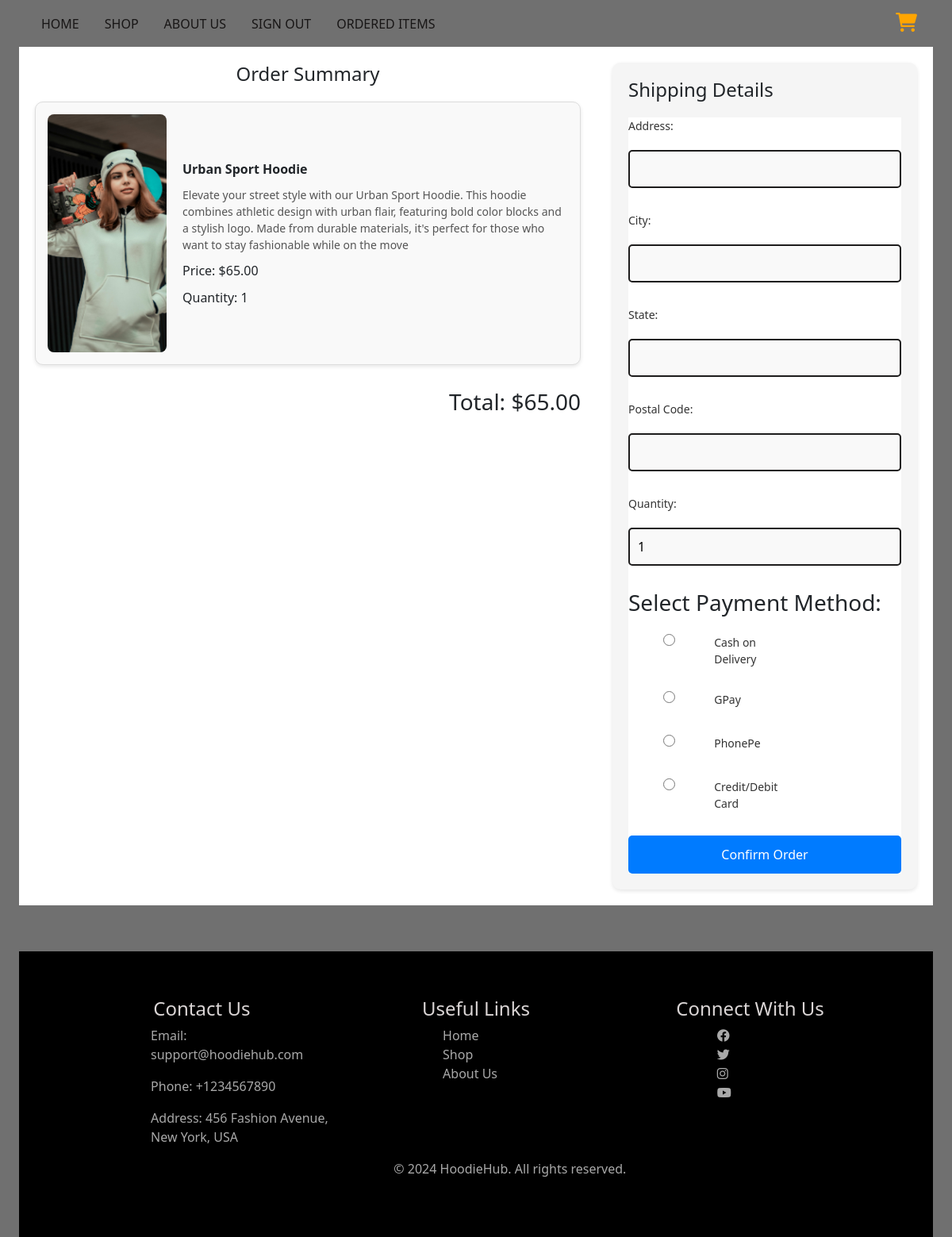
The page /checkout/7/ (signed in) on the database its author committed.
### myapp/models.py (models this page shows, shortened)
class Product(models.Model):
    name = models.CharField(max_length=255)
    price = models.DecimalField(max_digits=10, decimal_places=2)
    description = models.TextField()
    image = models.ImageField(upload_to='product_images/', null=True, blank=True)

### myapp/views.py (the view)
# urls.py: path('checkout/<int:product_id>/', views.checkout, name='checkout'),
def checkout(request, product_id):
    product = get_object_or_404(Product, id=product_id)
    cart_item = CartItem.objects.filter(user=request.user, product=product).first()
    if request.method == 'POST':
        quantity = int(request.POST.get('quantity', cart_item.quantity if cart_item else 1))
        if cart_item:
            cart_item.quantity = quantity
            cart_item.save()
        cart_item.refresh_from_db()
    quantity = cart_item.quantity if cart_item else 1
    total_amount = product.price * quantity
    order_items = [{'product': product, 'quantity': quantity, 'price': product.price}]
    context = {
        'order_items': order_items,
        'total_amount': total_amount,
        'quantity': quantity,
    }
    return render(request, 'checkout.html', context)

### myapp/templates/Checkout.html (shortened to what this page needs)
{% extends "Base.html" %}
{% load static %}
{% block content %}
<div class="checkout-container">
    <div class="order-summary">
        <h2>Order Summary</h2>
        <ul>
            {% for item in order_items %}
            <li>
                <div class="item-boxx">
                    <img src="{{ item.product.image.url }}" alt="{{ item.product.name }}" class="product-image">
                    <div class="item-details">
                        <p><strong>{{ item.product.name }}</strong></p>
                        <span>{{ item.product.description }}</span>
                        <p>Price: ${{ item.price }}</p>
                        <p>Quantity: {{ item.quantity }}</p>
                    </div>
                </div>
            </li>
            {% endfor %}
        </ul>
        <div class="total">
            <h3>Total: ${{ total_amount }}</h3>
        </div>
    </div>
    <div class="shipping-details">
        <h2>Shipping Details</h2>
        <form id="checkout-form"  method="post"   onsubmit="showOrderConfirmationAlert(event)" action="{% url 'confirm_order' %}">
            <label for="address">Address:</label>
            <input type="text" id="address" name="address" required>
            <label for="city">City:</label>
            <input type="text" id="city" name="city" required>
            <label for="state">State:</label>
            <input type="text" id="state" name="state" required>
            <label for="zip">Postal Code:</label>
            <input type="text" id="zip" name="zip" required>
           <label for="quantity">Quantity:</label>
           <input type="number" id="quantity" name="quantity"  value="{{ quantity }}" min="1" required>
           <h3>Select Payment Method:</h3>
           <div class="payment-method">
             <input type="radio" id="cod" name="payment_method" value="COD">
               <label for="cod">  Cash on Delivery</label>
           </div>
           <div class="payment-method">
              <input type="radio" id="gpay" name="payment_method" value="GPay">
               <label for="gpay">GPay</label>
           </div>
           <div class="payment-method">
               <input type="radio" id="phonepe" name="payment_method" value="PhonePe">
               <label for="phonepe">PhonePe</label>
           </div>
           <div class="payment-method">
            <input type="radio" id="card" name="payment_method" value="Card">
               <label for="card">Credit/Debit Card</label>
           </div>
            <button type="submit">Confirm Order</button>
        </form>
    </div>
</div>
{% endblock %}

### myapp/static/style/Styles.css (style rules this page uses)
:root { --primaryColor: hsl(233, 52%, 19%); --secondaryColor: hsl(233, 16%, 44%); --hoverColor: hsl(8, 100%, 70%); --blackColor: #707070; --greyText: hsl(0, 0%, 75%); --bgColor: hsl(0, 0%, 100%); --shadowColor: hsla(0, 0%, 0%, 0.314); --gradient: linear-gradient(to bottom, hsl(16, 100%, 71%), hsl(8, 100%, 70%)); --boxShadow: rgba(0, 0, 0, 0.1) 0px 10px 15px -3px, rgba(0, 0, 0, 0.05) 0px 4px 6px -2px; --borderRadius: 10px; --biggestFontSize: 2.4rem; --h1FontSize: 2rem; --h2FontSize: 1.25rem; --h3FontSize: 1rem; --normalFontSize: 0.938rem; --smallFontSize: 0.813rem; --smallerFontSize: 0.75rem; }
body { background-color: #707070; }
span { font-weight: 500; font-size: var(--h3FontSize); color: var(--secondaryColor); }
.checkout-container { display: flex; justify-content: space-between; padding: 20px; background-color: white; gap: 40px; }
.order-summary { flex: 2; }
.order-summary h2 { margin-bottom: 20px; font-size: 24px; text-align: center; }
.order-summary ul { list-style-type: none; padding: 0; }
.order-summary li { margin-bottom: 20px; }
.item-boxx { display: flex; align-items: center; gap: 20px; padding: 15px; border: 1px solid #ddd; border-radius: 10px; background-color: #f9f9f9; box-shadow: 0 2px 5px rgba(0, 0, 0, 0.1); }
.item-boxx img { width: 150px; height: 300px; object-fit: cover; border-radius: 8px; }
.item-details { flex: 1; display: flex; flex-direction: column; justify-content: space-between; }
.item-details p, .item-details span { margin: 5px 0; }
.item-details span { font-size: 14px; color: #555; }
.total { margin-top: 30px; font-size: 20px; font-weight: bold; text-align: right; }
.shipping-details { flex: 1; padding: 20px; border-radius: 10px; background-color: #f5f5f5; box-shadow: 0 2px 5px rgba(0, 0, 0, 0.1); }
.shipping-details h2 { margin-bottom: 20px; font-size: 24px; }
.shipping-details form { display: flex; flex-direction: column; gap: 15px; }
.shipping-details label { margin-bottom: 5px; font-size: 14px; color: #333; }
.shipping-details #checkout-form input { padding: 10px; font-size: 16px; border-radius: 5px; border: 2px solid #1d1c1c; width: 100%; background-color: #f9f9f9; margin-bottom: 15px; }
.shipping-details button { padding: 12px; font-size: 16px; background-color: #007bff; color: white; border: none; border-radius: 5px; cursor: pointer; transition: background-color 0.3s; }
.shipping-details form { background-color: white; }
.payment-method { display: flex; margin-right: 70%; margin-bottom: 10px; }
.payment-method input[type="radio"] { margin-right: 5px; flex-shrink: 0; width: 15px; height: 15px; }

### rows shown on the page
Product: product.image (picture), product.name "Urban Sport Hoodie", product.description "Elevate your street style with our Urban Sport Hoodie. This hoodie combines athletic design with urban flair, featuring bold color blocks and a stylish logo. Made from durable materials, it's perfect for those who want to stay fashionable while on the move", price "65.00", quantity "1"

### other values the page prints
{{ total_amount }} "65.00"
